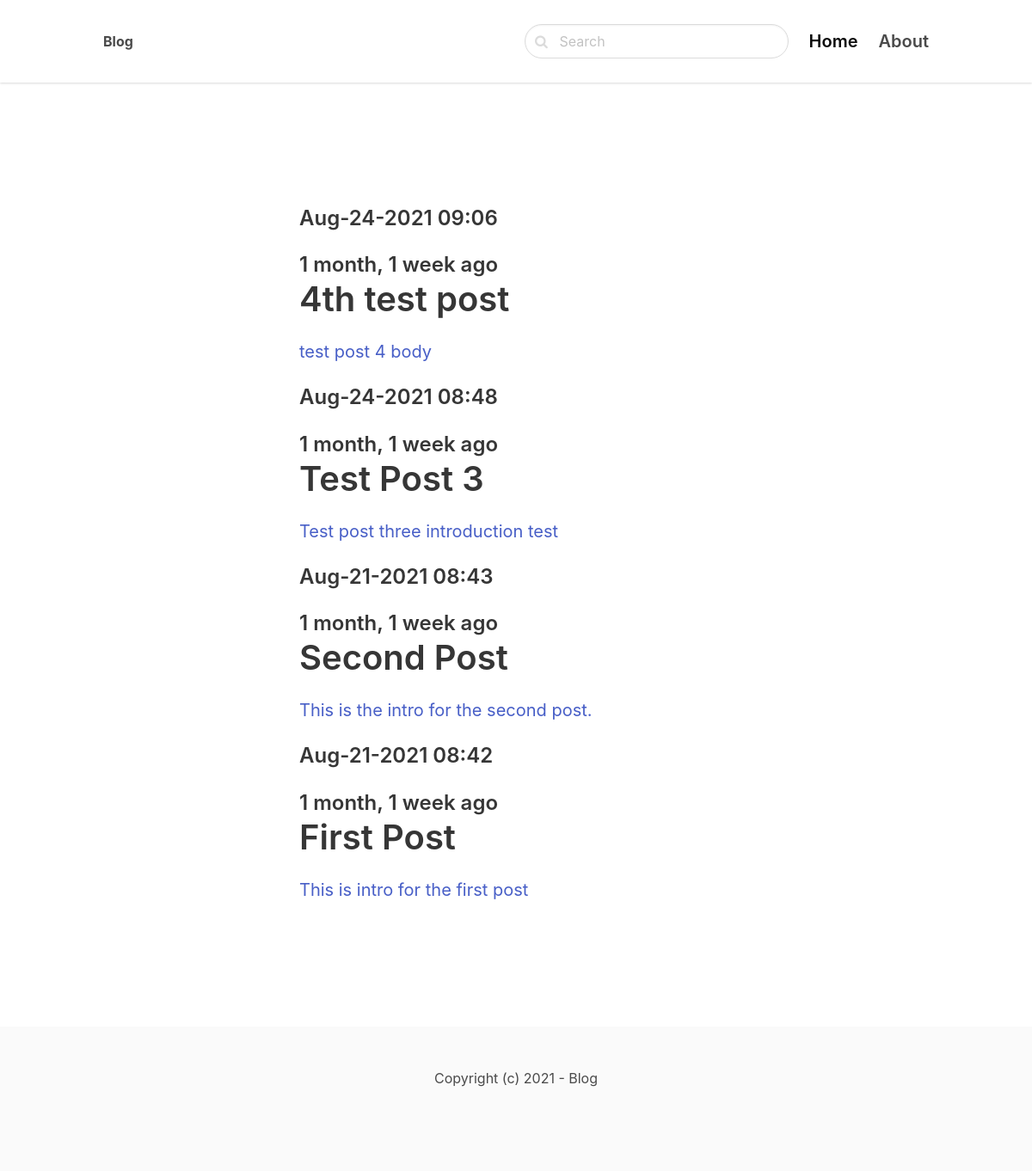
The page / on the database its author committed.
### blog_main/models.py (models this page shows, shortened)
class Post(models.Model):
    category = models.ForeignKey(Category, related_name='posts', on_delete=models.CASCADE)
    title = models.CharField(max_length=255)
    slug = models.SlugField()
    intro = models.TextField()
    body = models.TextField()
    created_at = models.DateTimeField(auto_now_add=True)
    class Meta:
        ordering = ('-created_at',)

### core/views.py (the view)
# urls.py: path('', frontpage, name='frontpage'),
def frontpage(request):
    posts = Post.objects.all()
    return render(request, 'core/frontpage.html', {'posts': posts})

### core/templates/core/frontpage.html (shortened to what this page needs)
{% extends 'core/base.html' %}
{% block content %}
<section class="hero">
    <div class="hero-body">
        <div class="container">
            <section class="section">
                <div class="columns">
                    <div class="column is-8 is-offset-2">
                        {% for post in posts %}
                            <div class="content is-medium">
                                <a href="{% url 'post_detail' post.category.slug post.slug %}">
                                    <h2 class="subtitle is-4">{{ post.created_at|date:'M-d-Y H:i' }}</h2>
                                    <h2 class="subtitle is-4">{{ post.created_at|timesince }} ago</h2>
                                    <h1 class="title">{{ post.title }}</h1>
                                    <p>{{ post.intro }}</p>
                                </a>
                            </div>
                        {% endfor %}
                    </div>
                </div>
            </section>
        </div>
    </div>
</section>
{% endblock %}

### core/templates/core/base.html (shortened to what this page needs)
<!DOCTYPE html>
<html lang="en">
<head>
    <link rel="stylesheet" href="https://unpkg.com/bulma@0.9.2/css/bulma.min.css">
        <link href="https://stackpath.bootstrapcdn.com/font-awesome/4.7.0/css/font-awesome.min.css" rel="stylesheet">
</head>
<body>
    <nav class="navbar">
        <div class="container">
            <div class="navbar-brand">
                <a class="navbar-item" href="/">
                    <strong>Blog</strong>
                </a>
            </div>
            <div id="navbarMenu" class="navbar-menu">
                <div class="navbar-end">
                    <div class="navbar-item">
                        <form method="get" action="#">
                            <div class="control has-icons-left">
                                <input class="input is-rounded" name="query" type="text" placeholder="Search">
                                <span class="icon is-left">
                                </span>
                            </div>
                        </form>
                    </div>
                    <a href="/" class="navbar-item is-active is-size-5 has-text-weight-semibold">
                        Home
                    </a>
                    <a href="{% url 'about' %}" class="navbar-item is-size-5 has-text-weight-semibold">
                        About
                    </a>
                </div>
            </div>
        </div>
    </nav>
    <section class="section">
        <div class="container">
            {% block content %}
            {% endblock %}
        </div>
    </section>
    <footer class="footer">
        <div class="content has-text-centered">
            <p>
                Copyright (c) 2021 - Blog
            </p>
        </div>
    </footer>
</body>
</html>

### core/templates/core/base.html (style rules this page uses)
nav.navbar { height: 6rem !important; box-shadow: 0 1px 3px 0 rgba(0, 0, 0, .1), 0 1px 2px 0 rgba(0, 0, 0, .06) !important; }

### rows shown on the page
Post: created_at "Aug-24-2021 09:06", created_at "1 month, 1 week", title "4th test post", intro "test post 4 body"
Post: created_at "Aug-24-2021 08:48", created_at "1 month, 1 week", title "Test Post 3", intro "Test post three introduction test"
Post: created_at "Aug-21-2021 08:43", created_at "1 month, 1 week", title "Second Post", intro "This is the intro for the second post."
Post: created_at "Aug-21-2021 08:42", created_at "1 month, 1 week", title "First Post", intro "This is intro for the first post"
